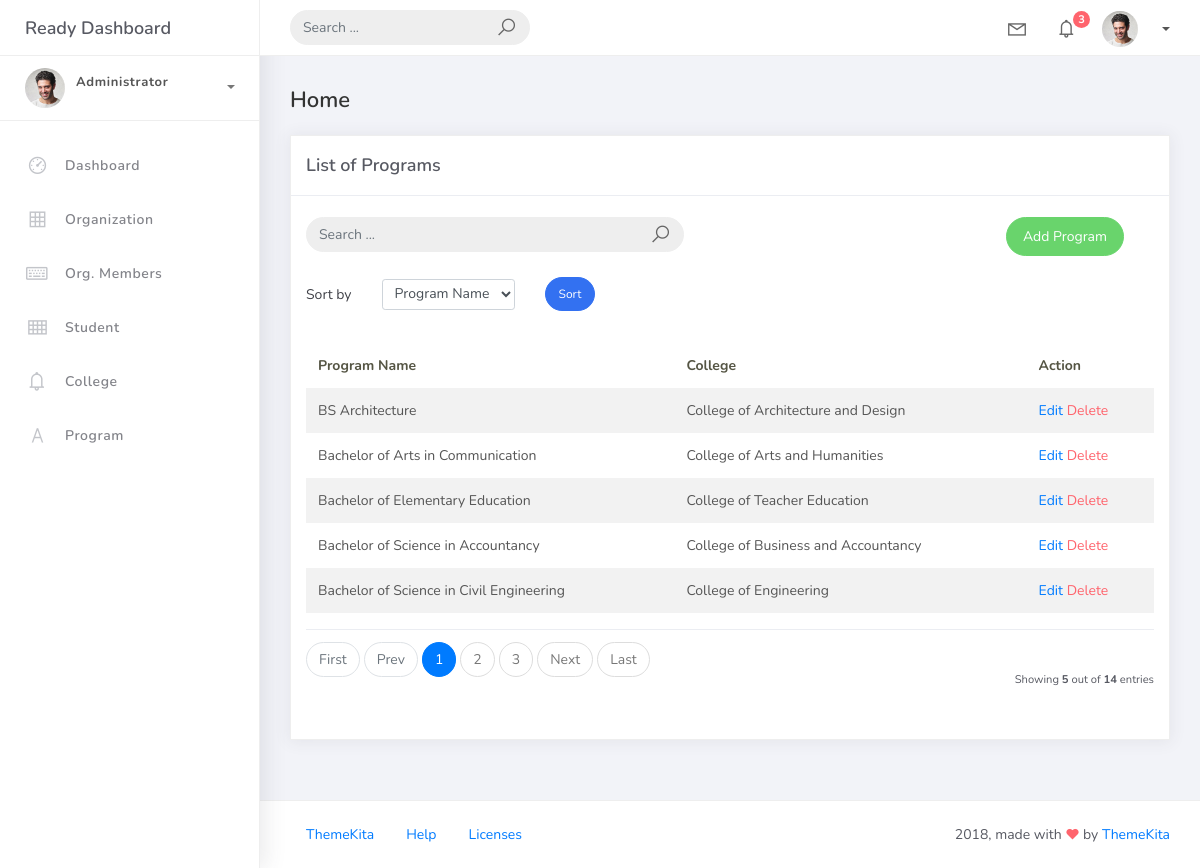
The page /program_list on the database its author committed.
### studentorg/models.py (models this page shows, shortened)
class BaseModel(models.Model):
    created_at = models.DateTimeField(auto_now_add=True, db_index=True)
    updated_at = models.DateTimeField(auto_now=True)
    class Meta:
        abstract = True

class Program(BaseModel):
    prog_name = models.CharField(max_length=150)
    college = models.ForeignKey(College, on_delete=models.CASCADE)

class College(BaseModel):
    college_name = models.CharField(max_length=150)
    def __str__(self):
        return self.college_name

### studentorg/views.py (the view)
# urls.py: path('program_list', ProgramListView.as_view(), name='program-list'),
class ProgramListView(ListView):
    model = Program
    context_object_name = 'programs'
    template_name = 'program_list.html'
    paginate_by = 5
    def get_queryset(self):
        qs = super().get_queryset()
        query = self.request.GET.get('q')
        if query:
            qs = qs.filter(
                Q(prog_name__icontains=query) |
                Q(college__college_name__icontains=query)
            )
        return qs
    def get_ordering(self):
        allowed = ["prog_name", "college__college_name"]
        sort_by = self.request.GET.get("sort_by")
        if sort_by in allowed:
            return sort_by
        return "prog_name"

### templates/program_list.html (shortened to what this page needs)
{% extends 'base.html' %}
{% load static %}
{% block content %}
<div class="content">
    <div class="container-fluid">
        <h4 class="page-title">Home</h4>
        <div class="row">
            <div class="col-md-12">
                <div class="card">
                    <div class="card-header">
                        <div class="card-title">List of Programs</div>
                    </div>
                    <br />
                    <div class="col-md-12 row">
                        <div class="col-md-6">
                            <form
                                class="navbar-left navbar-form nav-search mr-md-3"
                                method="get"
                                action=""
                            >
                                <div class="input-group">
                                    <input
                                        type="text"
                                        name="q"
                                        value="{{ request.GET.q }}"
                                        placeholder="Search ..."
                                        class="form-control"
                                    />
                                    <div class="input-group-append">
                                        <span class="input-group-text">
                                            <i class="la la-search search-icon"></i>
                                        </span>
                                    </div>
                                </div>
                            </form>
                        </div>
                        <div class="col-md-6">
                            <div class="pull-right">
                                <a
                                    href="{% url 'program-add' %}"
                                    class="btn btn-success btn-rounded"
                                >
                                    Add Program
                                </a>
                            </div>
                        </div>
                    </div>
                    <br />
                    <div class="col-md-12">
                        <form method="get" class="row g-2 align-items-center">
                            <div class="col-auto">
                                <label for="smallSelect" class="col-form-label">
                                    Sort by
                                </label>
                            </div>
                            <div class="col-auto">
                                <select
                                    class="form-control form-control-sm"
                                    id="smallSelect"
                                    name="sort_by"
                                >
                                <option
                                    value="prog_name"
                                >
                                    Program Name
                                </option>
                            </select>
                            </div>
                            <div class="col-auto">
                                <button
                                    type="submit"
                                    class="btn btn-primary btn-sm btn-rounded"
                                >
                                    Sort
                                </button>
                            </div>
                        </form>
                    </div>
                    <div class="card-body">
                        <table class="table table-striped mt-3">
                            <thead>
                                <tr>
                                    <th scope="col">Program Name</th>
                                    <th scope="col">College</th>
                                    <th scope="col">Action</th>
                                </tr>
                            </thead>
                            <tbody>
                                {% for object in object_list %}
                                <tr>
                                    <td>
                                        {{ object.prog_name }}
                                    </td>
                                    <td>
                                        {{ object.college }}
                                    </td>
                                    <td>
                                        <a
                                            href="{% url 'program-update' object.pk %}"
                                        >
                                            Edit
                                        </a>
                                        <a
                                            href="{% url 'program-delete' object.pk %}"
                                            class="text-danger"
                                        >
                                            Delete
                                        </a>
                                    </td>
                                </tr>
                                {% endfor %}
                            </tbody>
                        </table>
                        {% include 'includes/pagination.html' %}
                    </div>
                </div>
            </div>
        </div>
    </div>
</div>
{% endblock %}

### rows shown on the page
Program: prog_name "BS Architecture", college "College of Architecture and Design"
Program: prog_name "Bachelor of Arts in Communication", college "College of Arts and Humanities"
Program: prog_name "Bachelor of Elementary Education", college "College of Teacher Education"
Program: prog_name "Bachelor of Science in Accountancy", college "College of Business and Accountancy"
Program: prog_name "Bachelor of Science in Civil Engineering", college "College of Engineering"

### other values the page prints
{{ page_num }} "1"
{{ page_num }} "2" "3"
{{ object_list.count }} "5"
{{ paginator.count }} "14"
